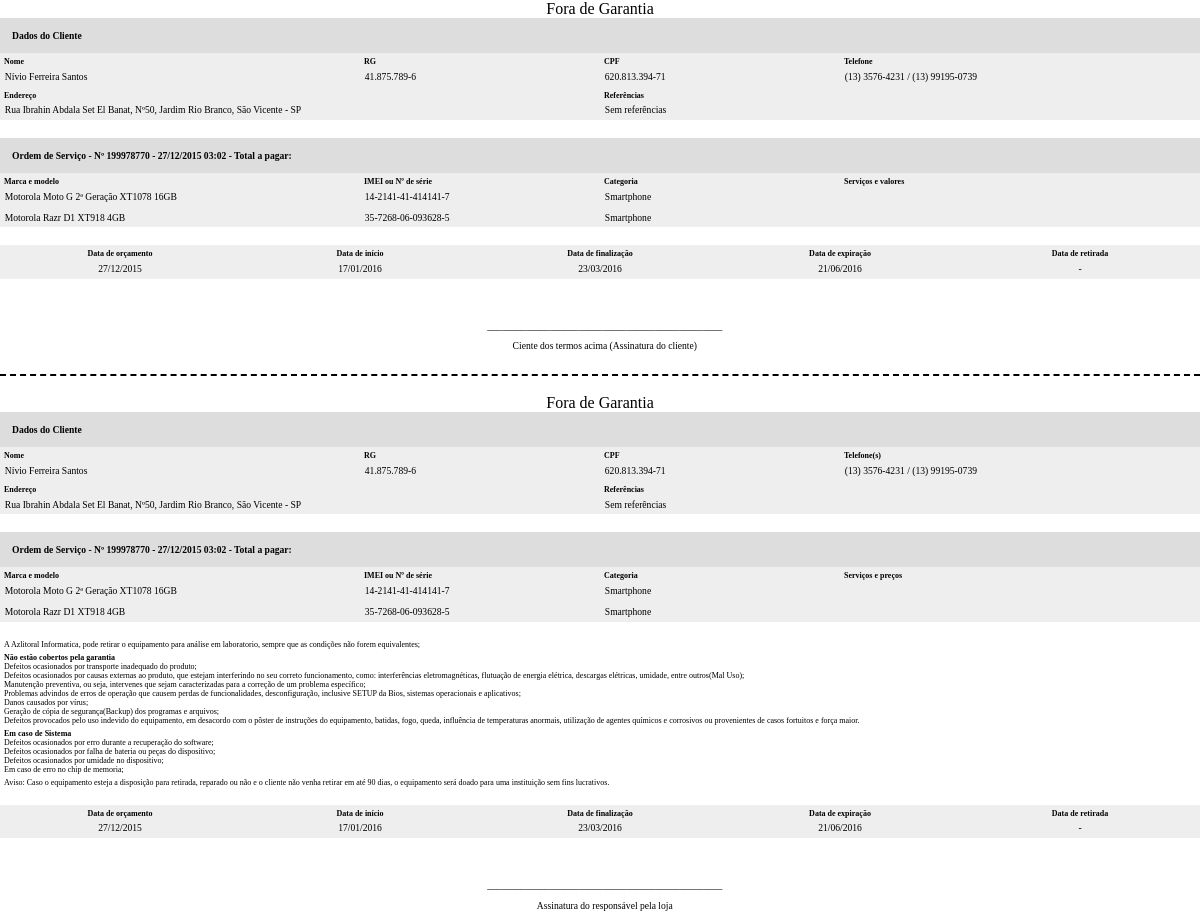
The app's page /ImprimirOrdem.php?codigo=199978770 with its own data.
### tables this page shows
CREATE TABLE `tb_cliente` (
  `cd_cliente` int(11) NOT NULL AUTO_INCREMENT,
  `nm_cliente` varchar(120) DEFAULT NULL,
  `cd_cpf` varchar(11) DEFAULT NULL,
  `cd_rg` varchar(9) DEFAULT NULL,
  `cd_telefone1` varchar(10) DEFAULT NULL,
  `cd_telefone2` varchar(11) DEFAULT NULL,
  `nm_endereco` varchar(100) DEFAULT NULL,
  `ds_referencias` varchar(500) DEFAULT NULL,
  `dt_cadastro` datetime DEFAULT NULL,
  PRIMARY KEY (`cd_cliente`),
  UNIQUE KEY `cd_cpf` (`cd_cpf`),
  UNIQUE KEY `cd_rg` (`cd_rg`)
);

CREATE TABLE `tb_os` (
  `cd_os` int(11) NOT NULL AUTO_INCREMENT,
  `dt_orcamento` date DEFAULT NULL,
  `dt_inicio` date DEFAULT NULL,
  `dt_finalizacao` date DEFAULT NULL,
  `dt_retirada` date DEFAULT NULL,
  `dt_expiracao` date DEFAULT NULL,
  `dt_venda` date DEFAULT NULL,
  `cd_status` int(1) DEFAULT NULL,
  `ic_orcam_vend_manuten` tinyint(1) DEFAULT NULL,
  `ds_os` varchar(500) DEFAULT NULL,
  `cd_funcionario` int(11) DEFAULT NULL,
  `dt_cadastro` datetime DEFAULT NULL,
  `cd_verificador` int(11) DEFAULT NULL,
  `cd_cliente` int(11) DEFAULT NULL,
  PRIMARY KEY (`cd_os`),
  UNIQUE KEY `uk_verificador` (`cd_verificador`) USING BTREE,
  KEY `fk_os_funcionario` (`cd_funcionario`),
  KEY `fk_os_status` (`cd_status`),
  KEY `fk_os_cliente` (`cd_cliente`),
  CONSTRAINT `fk_os_cliente` FOREIGN KEY (`cd_cliente`) REFERENCES `tb_cliente` (`cd_cliente`) ON DELETE SET NULL ON UPDATE CASCADE,
  CONSTRAINT `fk_os_funcionario` FOREIGN KEY (`cd_funcionario`) REFERENCES `tb_funcionario` (`cd_funcionario`),
  CONSTRAINT `fk_os_status` FOREIGN KEY (`cd_status`) REFERENCES `tb_status` (`cd_status`) ON DELETE SET NULL ON UPDATE CASCADE
);

CREATE TABLE `tb_aparelho` (
  `cd_aparelho` int(11) NOT NULL AUTO_INCREMENT,
  `cd_imei` varchar(15) DEFAULT NULL,
  `cd_venda` tinyint(1) DEFAULT NULL,
  `ds_aparelho` varchar(500) DEFAULT NULL,
  `cd_modelo` int(11) DEFAULT NULL,
  `cd_cliente` int(11) DEFAULT NULL,
  `dt_cadastro` datetime DEFAULT NULL,
  `cd_imei_secundario` varchar(15) DEFAULT NULL,
  `cd_numero_serie` varchar(20) DEFAULT NULL,
  PRIMARY KEY (`cd_aparelho`),
  UNIQUE KEY `cd_imei_secundario` (`cd_imei_secundario`),
  UNIQUE KEY `cd_numero_serie` (`cd_numero_serie`),
  UNIQUE KEY `uk_imei` (`cd_imei`) USING HASH,
  KEY `fk_aparelho_modelo` (`cd_modelo`),
  KEY `fk_aparelho_cliente` (`cd_cliente`),
  CONSTRAINT `fk_aparelho_cliente` FOREIGN KEY (`cd_cliente`) REFERENCES `tb_cliente` (`cd_cliente`) ON DELETE SET NULL ON UPDATE CASCADE,
  CONSTRAINT `fk_aparelho_modelo` FOREIGN KEY (`cd_modelo`) REFERENCES `tb_modelo` (`cd_modelo`) ON DELETE SET NULL ON UPDATE CASCADE
);

CREATE TABLE `tb_categoria` (
  `cd_categoria` int(11) NOT NULL AUTO_INCREMENT,
  `nm_categoria` varchar(70) DEFAULT NULL,
  `ic_editavel` tinyint(1) DEFAULT NULL,
  PRIMARY KEY (`cd_categoria`)
);

### ImprimirOrdem.php (the view, shortened to what the rows shown need)
<?php
	include 'php/Conexao.php';
	include 'php/ConexaoPrincipal.php';
	$codigo = mysql_escape_string($_GET['codigo']);
	$result_Cliente = $conexaoPrincipal -> Query("select tb_cliente.nm_cliente,
														   tb_cliente.cd_rg,
														   tb_cliente.cd_cpf,
														   tb_cliente.cd_telefone1,
														   tb_cliente.cd_telefone2,
														   tb_cliente.nm_endereco,
														   tb_cliente.ds_referencias
													  from tb_os inner join tb_cliente
														on tb_os.cd_cliente = tb_cliente.cd_cliente
														  where tb_os.cd_verificador = '$codigo'");
	$linha_Cliente = mysqli_fetch_assoc($result_Cliente);
	$query_Aparelhos = "select tb_os.cd_os, tb_aparelho.cd_aparelho, concat(tb_marca.nm_marca, ' ', tb_modelo.nm_modelo) as nm_marca_modelo,
							   tb_aparelho.cd_imei,
							   tb_aparelho.cd_numero_serie,
							   tb_categoria.nm_categoria,
							   item_os.ds_item_os,
							   tb_os.dt_cadastro
						  from tb_os inner join item_os
							on tb_os.cd_os = item_os.cd_os
							  inner join tb_aparelho
								on item_os.cd_aparelho = tb_aparelho.cd_aparelho
								  inner join tb_modelo
									on tb_aparelho.cd_modelo = tb_modelo.cd_modelo
									  inner join tb_marca
										on tb_modelo.cd_marca = tb_marca.cd_marca
										  inner join tb_categoria
											on tb_modelo.cd_categoria = tb_categoria.cd_categoria
							where tb_os.cd_verificador = '$codigo'
								order by nm_marca_modelo";
	$result_Aparelhos = $conexaoPrincipal -> Query($query_Aparelhos);
	$linha_Aparelhos = mysqli_fetch_assoc($result_Aparelhos);
	$total_Aparelhos = mysqli_num_rows($result_Aparelhos);
	$dataCadastro = date('d/m/Y H:i', strtotime($linha_Aparelhos['dt_cadastro']));
	$result_Datas = $conexaoPrincipal -> Query("select tb_os.dt_orcamento,
														   tb_os.dt_inicio,
														   tb_os.dt_finalizacao,
														   tb_os.dt_expiracao,
														   tb_os.dt_retirada,
							   (select concat('R$ ', sum(vl_custo), '/R$ ', sum(vl_preco), '/R$ ', sum((vl_preco - vl_custo)))
  from tb_servico
    where tb_servico.cd_os = tb_os.cd_os) as ds_total_valores,
								(select concat('R$ ', sum(vl_preco))
  from tb_servico
    where tb_servico.cd_os = tb_os.cd_os) as ds_total_pagar
													  from tb_os
														where tb_os.cd_verificador = '$codigo'");
	$linha_Datas = mysqli_fetch_assoc($result_Datas);
?>
<html>
	<head>
	</head>
	<body>
		<div class="ordem fica">
			<div class="data-client">
				<table width="100%" cellspacing="0">
					<tr>
						<td width="30%">
							<label class="lbl-title">Nome</label><br>
							<label class="lbl-item"><?php echo $linha_Cliente['nm_cliente']; ?></label>
						</td>
						<td width="20%">
							<label class="lbl-title">RG</label><br>
							<label class="lbl-item"><?php $aux = $linha_Cliente['cd_rg']; $aux = $aux[0].$aux[1].'.'.$aux[2].$aux[3].$aux[4].'.'.$aux[5].$aux[6].$aux[7].'-'.$aux[8]; echo $aux; ?></label>
						</td>
						<td width="20%">
							<label class="lbl-title">CPF</label><br>
							<label class="lbl-item"><?php $aux = $linha_Cliente['cd_cpf']; $aux = $aux[0].$aux[1].$aux[2].'.'.$aux[3].$aux[4].$aux[5].'.'.$aux[6].$aux[7].$aux[8].'-'.$aux[9].$aux[10]; echo $aux; ?></label>
						</td>
						<td width="30%">
							<label class="lbl-title">Telefone</label><br>
							<label class="lbl-item"><?php $aux = $linha_Cliente['cd_telefone1']; if (strlen($aux) == 10) {$aux = '('.$aux[0].$aux[1].') '.$aux[2].$aux[3].$aux[4].$aux[5].'-'.$aux[6].$aux[7].$aux[8].$aux[9];} else {$aux = '('.$aux[0].$aux[1].') '.$aux[2].$aux[3].$aux[4].$aux[5].$aux[6].'-'.$aux[7].$aux[8].$aux[9].$aux[10];} echo $aux; $aux = $linha_Cliente['cd_telefone2']; if ($aux != '') {if (strlen($aux) == 10) {$aux = '('.$aux[0].$aux[1].') '.$aux[2].$aux[3].$aux[4].$aux[5].'-'.$aux[6].$aux[7].$aux[8].$aux[9];} else {$aux = '('.$aux[0].$aux[1].') '.$aux[2].$aux[3].$aux[4].$aux[5].$aux[6].'-'.$aux[7].$aux[8].$aux[9].$aux[10];} echo ' / '.$aux;}?></label>
						</td>
					</tr>
					<tr>
						<td colspan="2">
							<label class="lbl-title">Endereço</label><br>
							<label class="lbl-item"><?php echo $linha_Cliente['nm_endereco']; ?></label>
						</td>
						<td colspan="2">
							<label class="lbl-title">Referências</label><br>
							<label class="lbl-item"><?php echo $linha_Cliente['ds_referencias']; ?></label>
						</td>
					</tr>
				</table>
			</div>
			<br>
			<div class="data-client">
				<label class="data-title">Ordem de Serviço - Nº <?php echo $codigo; ?> - <?php echo $dataCadastro; ?> - Total a pagar: <?php echo $linha_Datas['ds_total_pagar'];  ?></label>
				<table width="100%" cellspacing="0">
					<tr>
					</tr>
					<?php
						if ($total_Aparelhos > 0)
						{
							do
							{
								$codigoAparelho = $linha_Aparelhos['cd_aparelho'];
								$codigoOrdem = $linha_Aparelhos['cd_os'];
								$result = $conexaoPrincipal -> Query("select concat(tb_servico.ds_servico, ' - R$ ', vl_preco) as ds_servico_valores
																		  from tb_servico
																			where tb_servico.cd_os = '$codigoOrdem' and tb_servico.cd_aparelho = '$codigoAparelho'");
								$linha = mysqli_fetch_assoc($result);
					?>
								<tr>
									<td width="30%">
										<label class="lbl-item"><?php echo $linha_Aparelhos['nm_marca_modelo']; ?></label>
									</td>
									<td width="20%">
										<label class="lbl-item"><?php if ($linha_Aparelhos['cd_imei'] != '') {$aux = $linha_Aparelhos['cd_imei']; $aux = $aux[0].$aux[1].'-'.$aux[2].$aux[3].$aux[4].$aux[5].'-'.$aux[6].$aux[7].'-'.$aux[8].$aux[9].$aux[10].$aux[11].$aux[12].$aux[13].'-'.$aux[14];} else {$aux = $linha_Aparelhos['cd_numero_serie'];} echo $aux;?></label>
									</td>
									<td width="20%">
										<label class="lbl-item"><?php echo $linha_Aparelhos['nm_categoria']; ?></label>
									</td>
									<td width="30%">
										<?php
											do
											{
										?>
												<label class="lbl-item quebra"><?php  echo $linha['ds_servico_valores'];?></label>
										<?php
											}
											while ($linha = mysqli_fetch_assoc($result));
										?>
									</td>
								</tr>
					<?php
							}
							while ($linha_Aparelhos = mysqli_fetch_assoc($result_Aparelhos));
						}
					?>
				</table>
			</div>
			<br>
			<Br><br>
		</div>
		<br><div class="pontilhado">&nbsp;</div>
		<div class="ordem destaca">
			<div class="data-client">
				<table width="100%" cellspacing="0">
					<tr>
						<td width="30%">
							<label class="lbl-title">Nome</label><br>
							<label class="lbl-item"><?php echo $linha_Cliente['nm_cliente']; ?></label>
						</td>
						<td width="20%">
							<label class="lbl-title">RG</label><br>
							<label class="lbl-item"><?php $aux = $linha_Cliente['cd_rg']; $aux = $aux[0].$aux[1].'.'.$aux[2].$aux[3].$aux[4].'.'.$aux[5].$aux[6].$aux[7].'-'.$aux[8]; echo $aux; ?></label>
						</td>
						<td width="20%">
							<label class="lbl-title">CPF</label><br>
							<label class="lbl-item"><?php $aux = $linha_Cliente['cd_cpf']; $aux = $aux[0].$aux[1].$aux[2].'.'.$aux[3].$aux[4].$aux[5].'.'.$aux[6].$aux[7].$aux[8].'-'.$aux[9].$aux[10]; echo $aux; ?></label>
						</td>
						<td width="30%">
							<label class="lbl-title">Telefone(s)</label><br>
							<label class="lbl-item"><?php $aux = $linha_Cliente['cd_telefone1']; if (strlen($aux) == 10) {$aux = '('.$aux[0].$aux[1].') '.$aux[2].$aux[3].$aux[4].$aux[5].'-'.$aux[6].$aux[7].$aux[8].$aux[9];} else {$aux = '('.$aux[0].$aux[1].') '.$aux[2].$aux[3].$aux[4].$aux[5].$aux[6].'-'.$aux[7].$aux[8].$aux[9].$aux[10];} echo $aux; $aux = $linha_Cliente['cd_telefone2']; if ($aux != '') {if (strlen($aux) == 10) {$aux = '('.$aux[0].$aux[1].') '.$aux[2].$aux[3].$aux[4].$aux[5].'-'.$aux[6].$aux[7].$aux[8].$aux[9];} else {$aux = '('.$aux[0].$aux[1].') '.$aux[2].$aux[3].$aux[4].$aux[5].$aux[6].'-'.$aux[7].$aux[8].$aux[9].$aux[10];} echo ' / '.$aux;}?></label>
						</td>
					</tr>
					<tr>
						<td colspan="2">
							<label class="lbl-title">Endereço</label><br>
							<label class="lbl-item"><?php echo $linha_Cliente['nm_endereco']; ?></label>
						</td>
						<td colspan="2">
							<label class="lbl-title">Referências</label><br>
							<label class="lbl-item"><?php echo $linha_Cliente['ds_referencias']; ?></label>
						</td>
					</tr>
				</table>
			</div>
			<br>
			<div class="data-client">
				<label class="data-title">Ordem de Serviço - Nº <?php echo $codigo; ?> - <?php echo $dataCadastro; ?> - Total a pagar: <?php echo $linha_Datas['ds_total_pagar']; ?></label>
				<table width="100%" cellspacing="0">
					<tr>
					</tr>
					<?php
						$result_Aparelhos = $conexaoPrincipal -> Query($query_Aparelhos);
						$linha_Aparelhos = mysqli_fetch_assoc($result_Aparelhos);
						$total_Aparelhos = mysqli_num_rows($result_Aparelhos);
						if ($total_Aparelhos > 0)
						{
							do
							{
								$codigoAparelho = $linha_Aparelhos['cd_aparelho'];
								$codigoOrdem = $linha_Aparelhos['cd_os'];
								$result = $conexaoPrincipal -> Query("select concat(tb_servico.ds_servico, ' - R$ ', vl_preco) as ds_servico_preco
																		  from tb_servico
																			where tb_servico.cd_os = '$codigoOrdem' and tb_servico.cd_aparelho = '$codigoAparelho'");
								$linha = mysqli_fetch_assoc($result);
					?>
								<tr>
									<td width="30%">
										<label class="lbl-item"><?php echo $linha_Aparelhos['nm_marca_modelo']; ?></label>
									</td>
									<td width="20%">
										<label class="lbl-item"><?php if ($linha_Aparelhos['cd_imei'] != '') {$aux = $linha_Aparelhos['cd_imei']; $aux = $aux[0].$aux[1].'-'.$aux[2].$aux[3].$aux[4].$aux[5].'-'.$aux[6].$aux[7].'-'.$aux[8].$aux[9].$aux[10].$aux[11].$aux[12].$aux[13].'-'.$aux[14];} else {$aux = $linha_Aparelhos['cd_numero_serie'];} echo $aux;?></label>
									</td>
									<td width="20%">
										<label class="lbl-item"><?php echo $linha_Aparelhos['nm_categoria']; ?></label>
									</td>
									<td width="30%">
										<?php
											do
											{
										?>
												<label class="lbl-item quebra"><?php  echo $linha['ds_servico_preco'];?></label>
										<?php
											}
											while ($linha = mysqli_fetch_assoc($result));
										?>
									</td>
								</tr>
					<?php
							}
							while ($linha_Aparelhos = mysqli_fetch_assoc($result_Aparelhos));
						}
					?>
				</table>
			</div>
			<br>
			<br>
			<Br><br>
		</div>
	</body>
</html>

### records on screen
tb_cliente: nm_cliente "Nívio Ferreira Santos", cd_rg "41.875.789-6", cd_cpf "620.813.394-71", cd_telefone1 "(13) 3576-4231", cd_telefone2 "(13) 99195-0739", nm_endereco "Rua Ibrahin Abdala Set El Banat, Nº50, Jardim Rio Branco, São Vicente - SP", ds_referencias "Sem referências"
tb_os: dt_cadastro "27/12/2015 03:02", nm_marca_modelo "Motorola Moto G 2ª Geração XT1078 16GB", tb_aparelho.cd_imei "14-2141-41-414141-7", tb_categoria.nm_categoria "Smartphone", nm_marca_modelo "Motorola Razr D1 XT918 4GB", tb_aparelho.cd_imei "35-7268-06-093628-5"

### other values on screen
$codigo "199978770"
$aux "27/12/2015"
$aux "17/01/2016"
$aux "23/03/2016"
$aux "21/06/2016"
